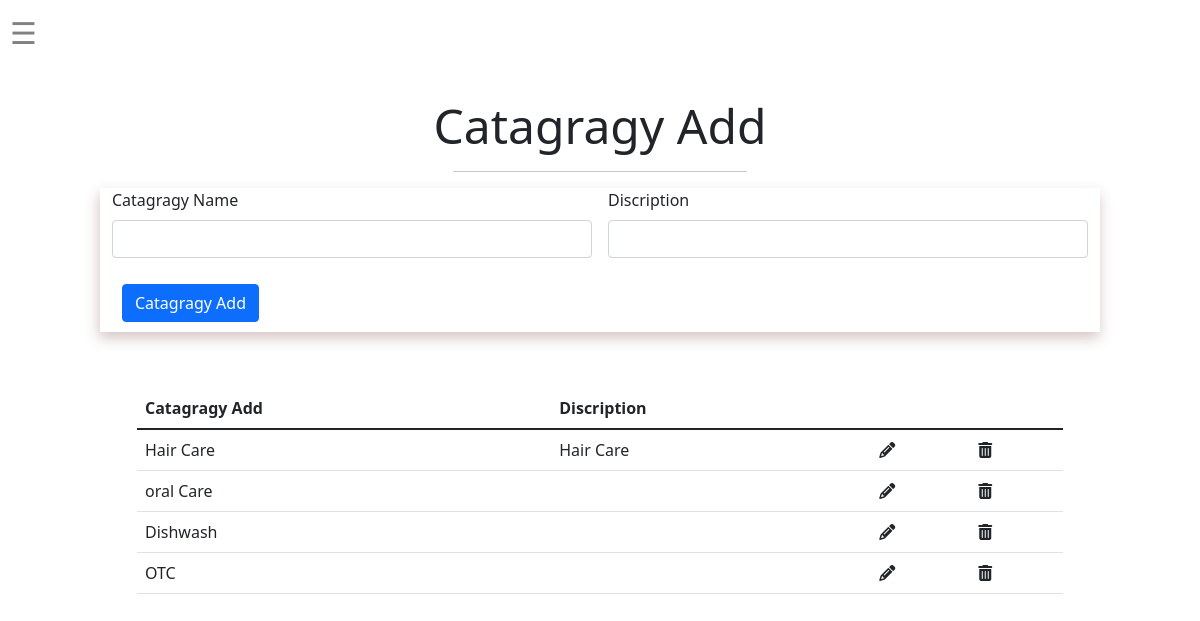
Screenshot of /Admin/cag.php with the database file from the repository.
### tables this page shows
CREATE TABLE `cagy` (
  `id` int(11) NOT NULL,
  `name` varchar(255) NOT NULL,
  `dis` varchar(250) NOT NULL
);

### Admin/cag.php (the view, shortened to what this page needs)
<?php
  require "cont.php";
?>
<!DOCTYPE html>
<html lang="en">
<head>
    <link rel="stylesheet" href="css/main.css">
    <link rel="stylesheet" href="prod.css">
    <link href="https://cdn.jsdelivr.net/npm/bootstrap@5.1.3/dist/css/bootstrap.min.css" rel="stylesheet">
    <link rel="stylesheet" href="https://cdnjs.cloudflare.com/ajax/libs/font-awesome/4.7.0/css/font-awesome.min.css">
</head>
<body>
<div class="siderBar">
  <span  onclick="openNav()">&#9776; </span>
</div>
    <div id="main">
    </div>
    <div class="container-fluid">
        <div class="text-center">
            <h1 class=" text-capitalize display-5">Catagragy Add</h1>
            <hr class="w-25 mx-auto">
        </div>
      <div class="row mf">
          <div class="col-md-10 col-10 col-xxl-4 mx-auto bcol">
            <form class="row g-3" method="post">
              <div class="col-md-6">
                <label for="inputEmail4" class="form-label">Catagragy Name</label>
                <input type="text"  class="form-control" id="inputEmail4" name="name">
              </div>
              <div class="col-md-6">
                <label for="inputPassword4" class="form-label">Discription</label>
                <input type="text" class="form-control"  id="inputPassword4" name="dis">
              </div>
              <div class="col-12">
                <button type="submit" name="b1" class="btn btn-primary cen" id="add">Catagragy Add</button>
              </div>
            </form>
          </div>
        </div>
      </div>
      <div class="container">
        <div class="row gy-2 my-5">
            <div class="col-md-10 col-10 col-xxl-4 mx-auto ">
              <table class="table">
                <thead>
                  <tr>
                    <th scope="col">Catagragy Add</th>
                    <th scope="col">Discription</th>
                  </tr>
                </thead>
                <tbody>
                  <?php
                  $sel_query="Select * from cagy";
                  $check=mysqli_query($con,$sel_query);
                  while($row=mysqli_fetch_assoc($check))
                  {?>
                  <tr>
                    <td><?php echo $row['name'];?></td>
                    <td><?php echo $row['dis'];?></td>
                    <td ><i class="fa fa-pencil"  title="Update" id="<?php echo $row['id']?>" onclick="location.href='cag_update.php?id='+this.id"></td>
                    <td><i class="fa fa-trash"  title="Delete" id="<?php echo $row['id']?>" onclick="location.href='cag_delect.php?id='+this.id"></td>
                  </tr>
                  <?php
                  }?>
                </tbody>
              </table>
            </div>
          </div>
          </div>
</body>
</html>

### Admin/css/main.css (style rules this page uses)
* { margin: 0; padding: 0; box-sizing: border-box; }
body { font-family: "Lato", sans-serif; }
.siderBar { font-size:30px; cursor:pointer; padding: 10px; color: #818181; }
#main { transition: margin-left .5s; padding: 16px; }

### Admin/prod.css (style rules this page uses)
* { margin: 0; padding: 0; box-sizing: border-box; }
.bcol { box-shadow: -1px 6px 13px 0px rgba(212,193,193,0.95); -webkit-box-shadow: -1px 6px 13px 0px rgba(212,193,193,0.95); -moz-box-shadow: -1px 6px 13px 0px rgba(212,193,193,0.95); }
.cen { margin: 10px; }

### rows the page displays
cagy: name "Hair Care", dis "Hair Care"
cagy: name "oral Care"
cagy: name "Dishwash"
cagy: name "OTC"
